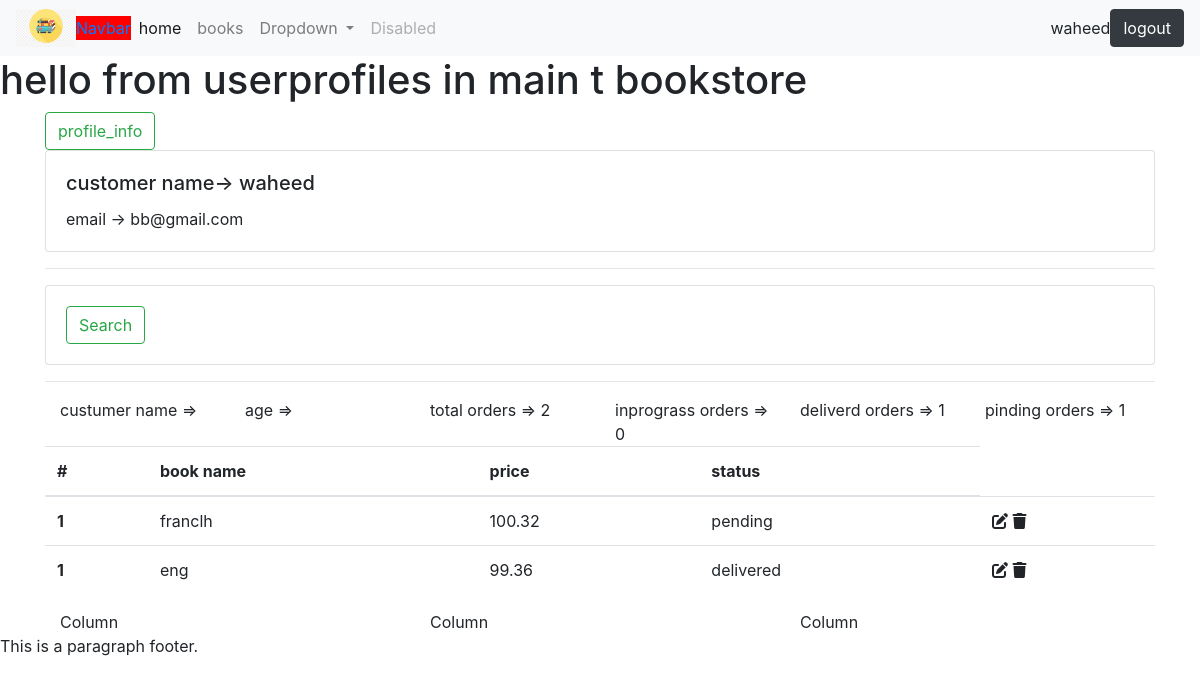
The app's page /userprofile (signed in) with its own data.
### bookstore/models.py (models this page shows)
class order(models.Model):
    ssstatus = (
        ('pending', 'pending'),
        ('delivered', 'delivered'),
        ('in progress', 'inprograss')
    )
    cus = models.ForeignKey(Customer, null=True, on_delete=models.SET_NULL)
    b = models.ForeignKey(book, null=True, on_delete=models.SET_NULL)
    t=models.ManyToManyField(tag)
    date_created = models.DateTimeField(auto_now_add=True, null=True)
    sstatus = models.CharField(max_length=200, null=True, choices=ssstatus)

class book(models.Model):
    CCATEGORY = (
        ('commic', 'commic'),
        ('fan', 'fan'),
        ('sci', 'sci')
    )
    namee = models.CharField(max_length=30, null=True)
    price = models.FloatField(null=True)
    discrib = models.CharField(max_length=200, null=True)
    data_create = models.DateTimeField(auto_now_add=True, null=True)
    t=models.ManyToManyField(tag)
    def __str__(self):
        return self.namee

### bookstore/decorators.py (the view)
        def wrapper_fun(req,*args, **kwargs):
            group=None
            if req.user.groups.exists():
                group=req.user.groups.all()[0].name
            if group in allowgroups:
                return veiwfun(req,*args,**kwargs)
            else:
                return redirect ('/home')

### bookstore/views.py (called while the page is built)
@login_required(login_url='userlogin')
@allowedUsers(['customerss'])
def userpofile(req):
    ord=req.user.customer.order_set.all()
    tot_ord=ord.count()
    p_ord=ord.filter(sstatus='pending').count()
    d_ord=ord.filter(sstatus='delivered').count()
    inpg_ord=ord.filter(sstatus='inprograss').count()
    con={
         'p_order':p_ord,
         'd_order':d_ord,
         'inprog':inpg_ord,
         'tot_order':tot_ord,
         'ord':ord}
    return render(req,"main/userprofile.html",con)

### bookstore/templates/main/userprofile.html (shortened to what this page needs)
{% extends 'main/main.html' %}
{% block content %}
<h1>hello from userprofiles in main t bookstore</h1>
<div class="container">
  <a class="btn btn-outline-success" href="{% url 'profile_info' %}">profile_info</a>
  <div class="card" >
    <div class="card-body">
      <h5 class="card-title"> customer name-> {{request.user.username}}</h5>  </h5>
      <p class="card-text">email -> {{request.user.email}}</p>
    </div>
  </div>
  <hr>
  <div class="card" >
    <div class="card-body">
      <form class="d-flex" role="search">
        <button class="btn btn-outline-success" type="submit">Search</button>
      </form>
    </div>
  </div>
  <hr>
    <div class="container">
        <div class="row">
          <div class="col">
           custumer name => {{cus.namee}}
          </div>
          <div class="col">
            age => {{cus.age}}
          </div>
          <div class="col">
            total orders => {{tot_order}}
          </div>
          <div class="col">
            inprograss orders => {{inprog}}
          </div>
          <div class="col">
            deliverd orders => {{d_order}}
          </div>
          <div class="col">
            pinding orders => {{p_order}}
          </div>
        </div>
      </div>
    <table class="table">
        <thead>
          <tr>
            <th scope="col">#</th>
            <th scope="col">book name </th>
            <th scope="col">price</th>
            <th scope="col">status</th>
          </tr>
        </thead>
        <tbody>
            {% for item in ord  %}
            <tr>
                <th scope="row">1</th>
                <td>{{item.b}}</td>
                <td>{{item.b.price}}</td>
                <td>{{item.sstatus}}</td>
                <td>
                    <i class="fa-solid fa-pen-to-square"></i>
                    <i class="fas fa-trash"></i>
                </td>
              </tr>
            {% endfor %}
        </tbody>
      </table>
<div class="container">
  <div class="row">
    <div class="col">
      Column
    </div>
    <div class="col">
      Column
    </div>
    <div class="col">
      Column
    </div>
  </div>
</div>
</div>
{% endblock content %}

### bookstore/templates/main/head.html (shortened to what this page needs)
{% load static %}
<nav class="navbar navbar-expand-lg navbar-light bg-light">
  <img src="{% static '/imags/boo.png' %}" alt="" width="60">
  <a class="navvv" href="#">Navbar</a>
  <div class="collapse navbar-collapse" id="navbarSupportedContent">
    <ul class="navbar-nav mr-auto">
      <li class="nav-item active">
        <a class="nav-link" href="{% url 'home'  %}"
          >home <span class="sr-only">(current)</span></a
        >
      </li>
      <li class="nav-item">
        <a class="nav-link" href= "{% url 'about'  %}">books</a>
      </li>
      <li class="nav-item dropdown">
        <a
          class="nav-link dropdown-toggle"
          href="#"
          id="navbarDropdown"
          role="button"
          data-toggle="dropdown"
          aria-expanded="false"
        >
          Dropdown
        </a>
      </li>
      <li class="nav-item">
        <a class="nav-link disabled">Disabled</a>
      </li>
    </ul>
    {{request.user}}
    <a class="btn btn-dark" href="{% url 'logout' %}">logout</a>
  </div>
</nav>

### bookstore/static/css/style.css (style rules this page uses)
.navvv { background-color: red; }

### records on screen
order: b "franclh", b.price "100.32", sstatus "pending"
order: b "eng", b.price "99.36", sstatus "delivered"

### other values on screen
{{ request.user }} "waheed"
{{ request.user.username }} "waheed"
{{ request.user.email }} "bb@gmail.com"
{{ tot_order }} "2"
{{ inprog }} "0"
{{ d_order }} "1"
{{ p_order }} "1"
